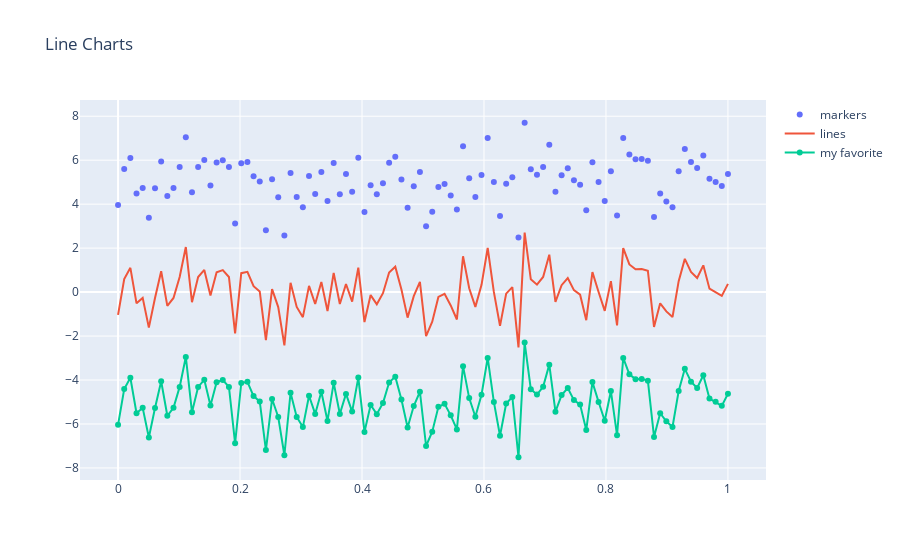

Source (notebook cell):
### Code cell
trace0 = go.Scatter(x=x_values, y=y_values + 5, mode="markers", name="markers")
trace1 = go.Scatter(x=x_values, y=y_values, mode="lines", name="lines")
trace2 = go.Scatter(x=x_values, y=y_values - 5, mode="lines+markers", name="my favorite")

fig = go.Figure(data=[trace0, trace1, trace2], layout=layout)
pyo.iplot(fig)
